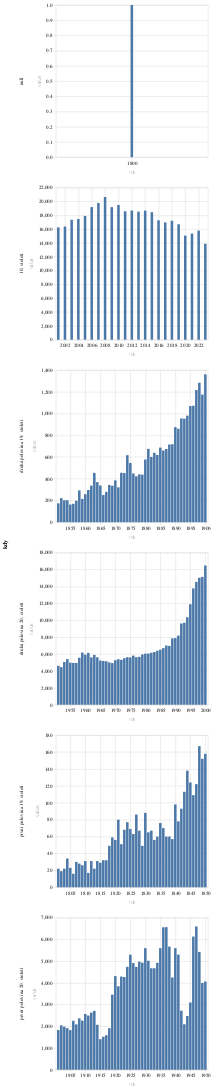

Here is the notebook cell this chart was saved with:
### Code cell
alt.Chart(alt_friendly(
    do_grafu.filter(pl.col('variable') == 'všechny publikace').with_columns(
        pl.when(pl.col('rok').is_between(1801,1850)).then(pl.lit("první polovina 19. století")).when(pl.col('rok').is_between(1851,1900)).then(pl.lit("druhá polovina 19. století")).when(pl.col('rok').is_between(1901,1950)).then(pl.lit("první polovina 20. století")).when(pl.col('rok').is_between(1951,2000)).then(pl.lit("druhá polovina 20. století")).when(pl.col('rok').is_between(2001,2023)).then(pl.lit("10. století")).alias("kdy")
    )
)).mark_bar().encode(
    alt.X("rok:T"),
    alt.Y("value"),
    alt.Row("kdy:N")
).resolve_scale(y="independent",x="independent").resolve_axis(x="independent")

### Figure 1 — Vega-Lite specification as saved in the notebook (floating-point values rounded to 4 significant figures; data arrays with more than 128 entries replaced by an {"elided": "..."} marker saying what was removed)
{"config": {"title": {"font": "Noticia Text", "fontSize": 12, "anchor": "start", "lineHeight": 19, "fontWeight": "bolder", "subtitleFont": "Noticia Text", "subtitleFontSize": 10, "subtitleLineHeight": 15, "subtitlePadding": 10, "dy": -10}, "axis": {"labelFont": "Asap", "titleFont": "Asap", "fontWeight": "lighter", "titleFontWeight": "lighter", "labelFontSize": 9, "titleFontSize": 9, "labelPadding": 2, "titlePadding": 9, "domainOpacity": 0, "tickColor": "#DCDDD6"}, "legend": {"labelFont": "Asap", "labelFontWeight": "normal", "titleFont": "Asap", "titleFontWeight": "normal", "labelFontSize": 9, "titleFontSize": 9}}, "data": {"name": "data-43dd54c1500cc2cbba863ab9324cf8c4"}, "mark": {"type": "bar"}, "encoding": {"row": {"field": "kdy", "type": "nominal"}, "x": {"field": "rok", "type": "temporal"}, "y": {"field": "value", "type": "quantitative"}}, "resolve": {"axis": {"x": "independent"}, "scale": {"x": "independent", "y": "independent"}}, "$schema": "https://vega.github.io/schema/vega-lite/v5.8.0.json", "datasets": {"data-43dd54c1500cc2cbba863ab9324cf8c4": {"elided": "224 records"}}}
